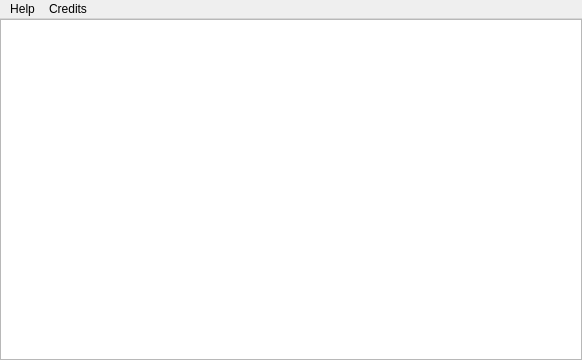
<?xml version="1.0" encoding="UTF-8"?>
<ui version="4.0">
 <class>MainWindow</class>
 <widget class="QMainWindow" name="MainWindow">
  <property name="geometry">
   <rect>
    <x>0</x>
    <y>0</y>
    <width>582</width>
    <height>360</height>
   </rect>
  </property>
  <property name="windowTitle">
   <string>বাংলা নোটপ্যাড</string>
  </property>
  <widget class="QWidget" name="centralwidget">
   <property name="sizePolicy">
    <sizepolicy hsizetype="Maximum" vsizetype="Maximum">
     <horstretch>0</horstretch>
     <verstretch>0</verstretch>
    </sizepolicy>
   </property>
   <layout class="QGridLayout" name="gridLayout">
    <property name="leftMargin">
     <number>0</number>
    </property>
    <property name="topMargin">
     <number>0</number>
    </property>
    <property name="rightMargin">
     <number>0</number>
    </property>
    <property name="bottomMargin">
     <number>0</number>
    </property>
    <property name="spacing">
     <number>0</number>
    </property>
    <item row="0" column="0">
     <widget class="QPlainTextEdit" name="text">
      <property name="font">
       <font>
        <family>Sanskrit Text</family>
        <pointsize>12</pointsize>
       </font>
      </property>
     </widget>
    </item>
   </layout>
  </widget>
  <widget class="QMenuBar" name="menuBar">
   <property name="geometry">
    <rect>
     <x>0</x>
     <y>0</y>
     <width>582</width>
     <height>21</height>
    </rect>
   </property>
   <property name="nativeMenuBar">
    <bool>true</bool>
   </property>
   <widget class="QMenu" name="menuMade_by_A3_L12">
    <property name="title">
     <string>Credits</string>
    </property>
    <addaction name="actionMade_By_Group_12"/>
    <addaction name="action001710501068_Dibyajyoti_Dhar"/>
    <addaction name="action001710501070_Akash_Ghosh"/>
    <addaction name="action001710501073_Rohit_Rajat_Chattopadhyay"/>
    <addaction name="action001710501076_Priti_Shaw"/>
    <addaction name="action301810501009_Soumika_Mukherjee"/>
   </widget>
   <widget class="QMenu" name="menuHelp">
    <property name="title">
     <string>Help</string>
    </property>
    <addaction name="actionShow_Layout"/>
   </widget>
   <addaction name="menuHelp"/>
   <addaction name="menuMade_by_A3_L12"/>
  </widget>
  <action name="actionNew">
   <property name="text">
    <string>New</string>
   </property>
  </action>
  <action name="actionSave">
   <property name="text">
    <string>Save</string>
   </property>
  </action>
  <action name="actionOpen">
   <property name="text">
    <string>Open</string>
   </property>
  </action>
  <action name="actionMade_By_Group_12">
   <property name="enabled">
    <bool>false</bool>
   </property>
   <property name="text">
    <string>Made By Group 12</string>
   </property>
  </action>
  <action name="action001710501068_Dibyajyoti_Dhar">
   <property name="enabled">
    <bool>false</bool>
   </property>
   <property name="text">
    <string>001710501068 Dibyajyoti Dhar</string>
   </property>
  </action>
  <action name="action001710501070_Akash_Ghosh">
   <property name="enabled">
    <bool>false</bool>
   </property>
   <property name="text">
    <string>001710501070 Akash Ghosh</string>
   </property>
  </action>
  <action name="action001710501073_Rohit_Rajat_Chattopadhyay">
   <property name="enabled">
    <bool>false</bool>
   </property>
   <property name="text">
    <string>001710501073 Rohit Rajat Chattopadhyay</string>
   </property>
  </action>
  <action name="action001710501076_Priti_Shaw">
   <property name="enabled">
    <bool>false</bool>
   </property>
   <property name="text">
    <string>001710501076 Priti Shaw</string>
   </property>
  </action>
  <action name="action301810501009_Soumika_Mukherjee">
   <property name="enabled">
    <bool>false</bool>
   </property>
   <property name="text">
    <string>301810501009 Soumika Mukherjee</string>
   </property>
  </action>
  <action name="actionShow_Layout">
   <property name="text">
    <string>Show Layout</string>
   </property>
  </action>
 </widget>
 <resources/>
 <connections/>
</ui>
